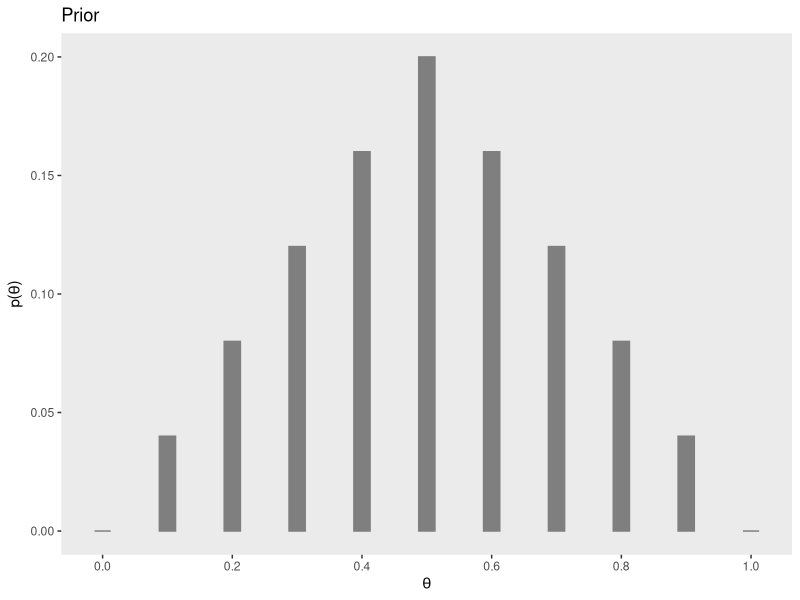
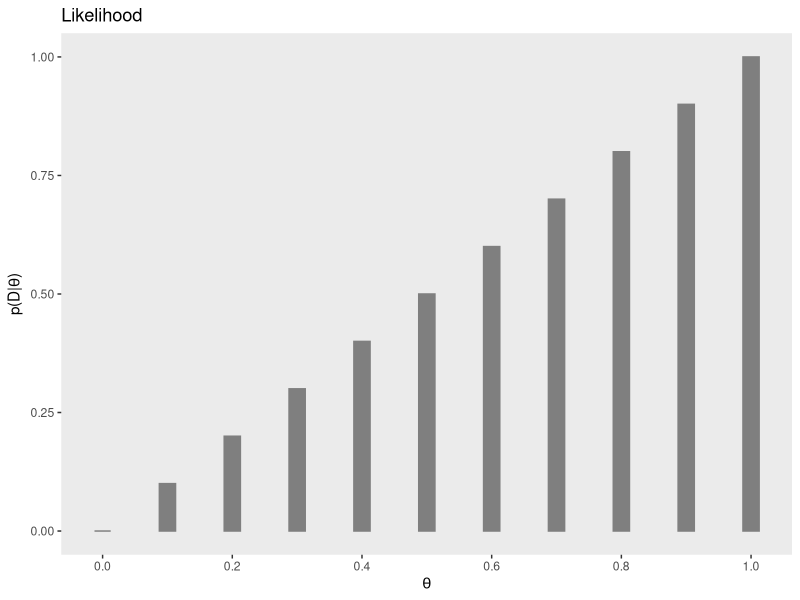
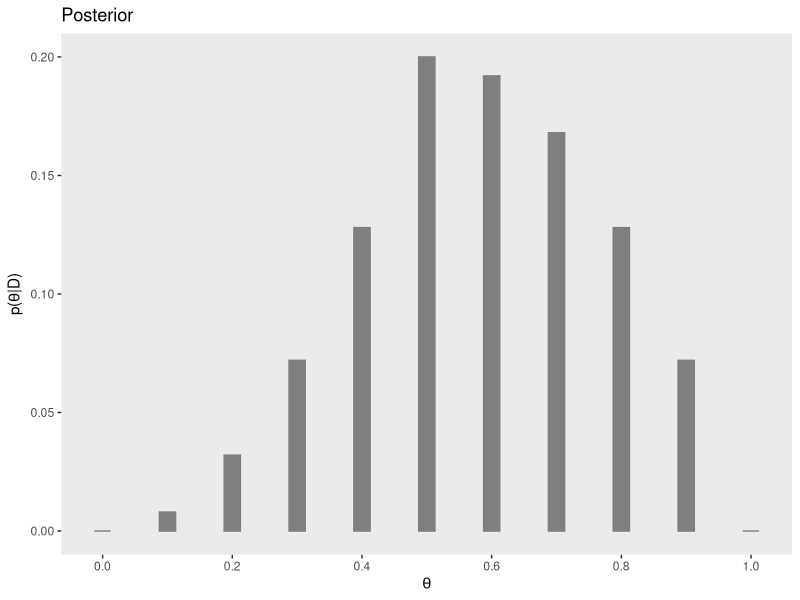
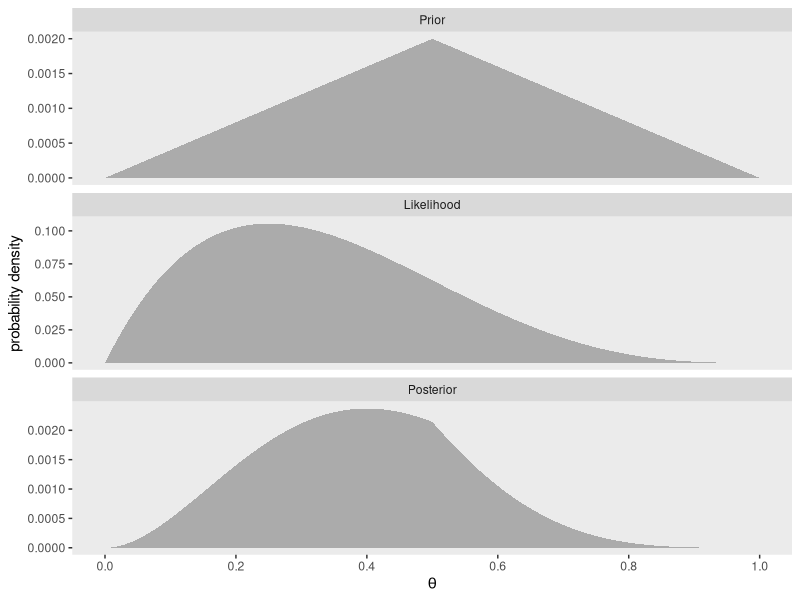
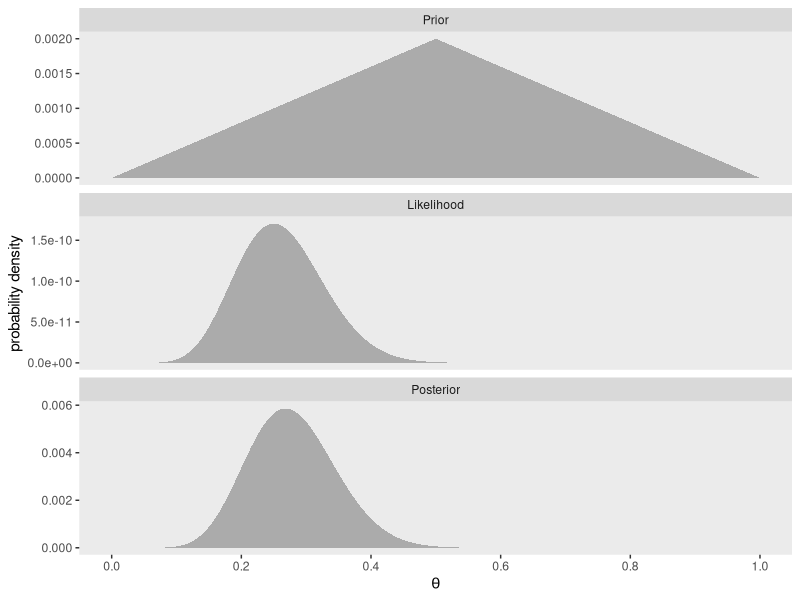
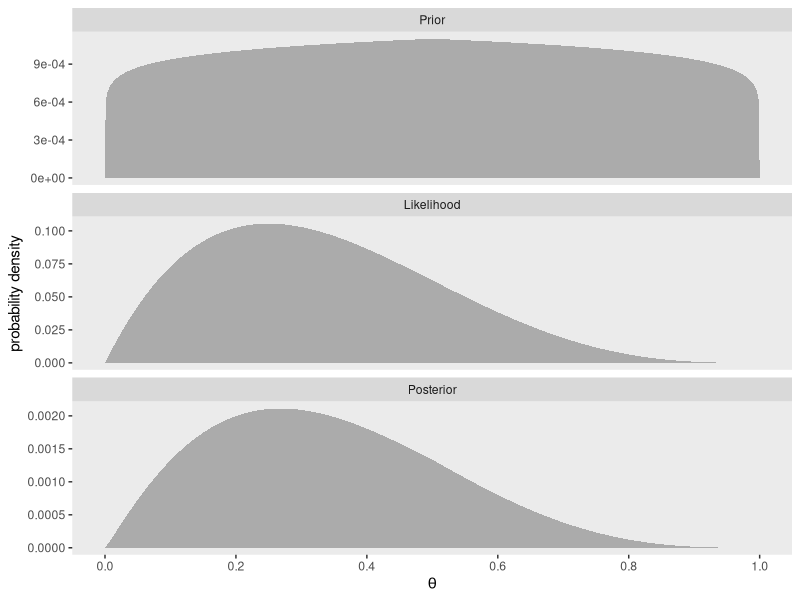
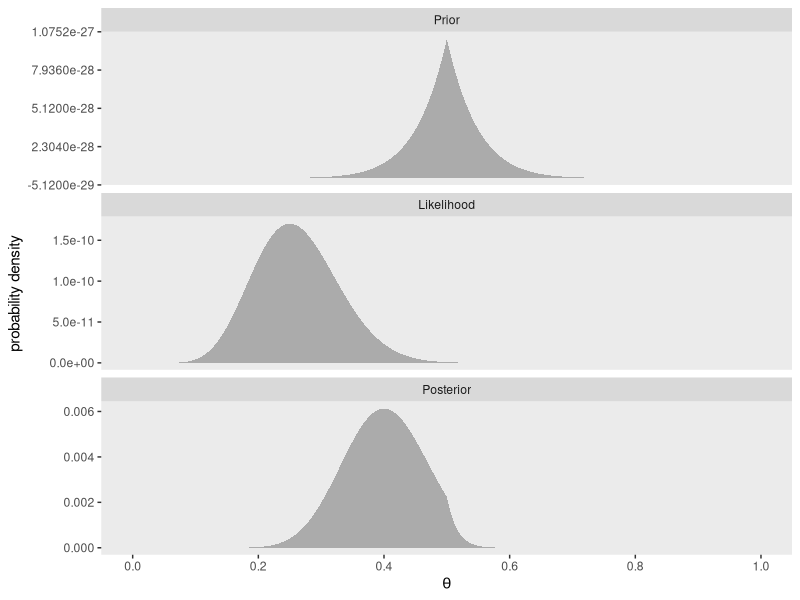

The R script that drew these images, in order:
## ---- chunk 1
library(tidyverse)

tibble(theta = seq(from   = 0,   to = 1,  by = .1),
       prior = c(seq(from = 0,   to = .2, length.out = 6),
                 seq(from = .16, to = 0,  length.out = 5))) %>%
  
  ggplot(aes(x = theta, y = prior)) +
  geom_col(width = .025, color = "grey50", fill = "grey50") +
  scale_x_continuous(breaks = seq(from = 0, to = 1, by = .2)) +
  labs(title = "Prior",
       x = expression(theta),
       y = expression(paste("p(", theta, ")"))) +
  theme(panel.grid = element_blank())
## ---- chunk 2
Bernoulli <- function(theta, y){
  return(theta^y * (1 - theta)^(1 - y))
}
## ---- chunk 3
theta_sequence <- seq(from = 0, to = 1, by = .1)

Bernoulli(theta = theta_sequence, y = 1)
## ---- chunk 4
tibble(x = theta_sequence) %>%
  mutate(likelihood = Bernoulli(theta = theta_sequence, y = 1)) %>% 
  
  ggplot(aes(x = x, y = likelihood)) +
  geom_col(width = .025, color = "grey50", fill = "grey50") +
  scale_x_continuous(breaks = seq(from = 0, to = 1, by = .2)) +
  labs(title = "Likelihood",
       x = expression(theta),
       y = expression(paste("p(D|", theta, ")"))) +
  theme(panel.grid = element_blank())
## ---- chunk 5
tibble(theta = theta_sequence,
       prior = c(seq(from = 0,   to = .2, length.out = 6),
                 seq(from = .16, to = 0,  length.out = 5))) %>%
  mutate(likelihood = Bernoulli(theta = theta_sequence, y = 1)) %>% 
  mutate(product    = prior * likelihood) %>% 
  summarise(marginal_likelihood = sum(product)) 
## ---- chunk 6
tibble(theta = theta_sequence,
       prior = c(seq(from = 0,   to = .2, length.out = 6),
                 seq(from = .16, to = 0,  length.out = 5))) %>%
  mutate(likelihood = Bernoulli(theta = theta_sequence, y = 1)) %>% 
  mutate(posterior  = (prior * likelihood) / .5) %>%
  
  ggplot(aes(x = theta, y = posterior)) +
  geom_col(width = .025, color = "grey50", fill = "grey50") +
  scale_x_continuous(breaks = seq(from = 0, to = 1, by = .2)) +
  labs(title = "Posterior",
       x = expression(theta),
       y = expression(paste("p(", theta, "|D)"))) +
  theme(panel.grid = element_blank())
## ---- chunk 7
Bernoulli_likelihood <- function(theta, data) {
  # theta = success probability parameter ranging from 0 to 1
  # data = the vector of data (i.e., a series of 0s and 1s)
  N   <- length(data)
  return(theta^sum(data) * (1 - theta)^(N - sum(data)))
  }
## ---- chunk 8
small_data <- rep(0:1, times = c(3, 1))

tibble(theta =   seq(from = 0,     to = 1, by = .001),
       Prior = c(seq(from = 0,     to = 1, length.out = 501),
                 seq(from = 0.998, to = 0, length.out = 500))) %>% 
  mutate(Prior      = Prior / sum(Prior),
         Likelihood = Bernoulli_likelihood(theta = theta,
                                           data  = small_data)) %>% 
  mutate(marginal_likelihood = sum(Prior * Likelihood)) %>% 
  mutate(Posterior           = (Prior * Likelihood) / marginal_likelihood) %>% 
  select(theta, Prior, Likelihood, Posterior) %>% 
  gather(key, value, -theta) %>% 
  mutate(key = factor(key, levels = c("Prior", "Likelihood", "Posterior"))) %>% 

  ggplot(aes(x = theta, ymin = 0, ymax = value)) +
  geom_ribbon(fill = "grey67") +
  scale_x_continuous(breaks = seq(from = 0, to = 1, by = .2)) +
  labs(x = expression(theta),
       y = "probability density") +
  theme(panel.grid = element_blank()) +
  facet_wrap(~key, scales = "free_y", ncol = 1)
## ---- chunk 9
large_data <- rep(0:1, times = c(30, 10))

tibble(theta =   seq(from = 0,     to = 1, by = .001),
       Prior = c(seq(from = 0,     to = 1, length.out = 501),
                 seq(from = 0.998, to = 0, length.out = 500))) %>% 
  mutate(Prior      = Prior / sum(Prior),
         Likelihood = Bernoulli_likelihood(theta = theta,
                                           data  = large_data)) %>% 
  mutate(marginal_likelihood = sum(Prior * Likelihood)) %>% 
  mutate(Posterior           = (Prior * Likelihood) / marginal_likelihood) %>% 
  select(theta, Prior, Likelihood, Posterior) %>% 
  gather(key, value, -theta) %>% 
  mutate(key = factor(key, levels = c("Prior", "Likelihood", "Posterior"))) %>% 
  
  ggplot(aes(x = theta, ymin = 0, ymax = value)) +
  geom_ribbon(fill = "grey67") +
  scale_x_continuous(breaks = seq(from = 0, to = 1, by = .2)) +
  labs(x = expression(theta),
       y = "probability density") +
  theme(panel.grid = element_blank()) +
  facet_wrap(~key, scales = "free_y", ncol = 1)
## ---- chunk 10
small_data <- rep(0:1, times = c(3, 1))

tibble(theta =   seq(from = 0,     to = 1, by = .001),
       Prior = c(seq(from = 0,     to = 1, length.out = 501),
                 seq(from = 0.998, to = 0, length.out = 500))) %>% 
  # here's the important line of code
  mutate(Prior = Prior^0.1) %>% 
  mutate(Prior = Prior / sum(Prior),
         Likelihood = Bernoulli_likelihood(theta = theta,
                                           data  = small_data)) %>% 
  mutate(marginal_likelihood = sum(Prior * Likelihood)) %>% 
  mutate(Posterior           = (Prior * Likelihood) / marginal_likelihood) %>% 
  select(theta, Prior, Likelihood, Posterior) %>% 
  gather(key, value, -theta) %>% 
  mutate(key = factor(key, levels = c("Prior", "Likelihood", "Posterior"))) %>% 

  ggplot(aes(x = theta, ymin = 0, ymax = value)) +
  geom_ribbon(fill = "grey67") +
  scale_x_continuous(breaks = seq(from = 0, to = 1, by = .2)) +
  labs(x = expression(theta),
       y = "probability density") +
  theme(panel.grid = element_blank()) +
  facet_wrap(~key, scales = "free_y", ncol = 1)
## ---- chunk 11
large_data <- rep(0:1, times = c(30, 10))

tibble(theta =   seq(from = 0,     to = 1, by = .001),
       Prior = c(seq(from = 0,     to = 1, length.out = 501),
                 seq(from = 0.998, to = 0, length.out = 500))) %>% 
  mutate(Prior      = Prior / sum(Prior),
         Likelihood = Bernoulli_likelihood(theta = theta,
                                           data  = large_data)) %>% 
  # here's the important line of code
  mutate(Prior               = Prior^10) %>% 
  mutate(marginal_likelihood = sum(Prior * Likelihood)) %>% 
  mutate(Posterior           = (Prior * Likelihood) / marginal_likelihood) %>% 
  select(theta, Prior, Likelihood, Posterior) %>% 
  gather(key, value, -theta) %>% 
  mutate(key = factor(key, levels = c("Prior", "Likelihood", "Posterior"))) %>% 
  
  ggplot(aes(x = theta, ymin = 0, ymax = value)) +
  geom_ribbon(fill = "grey67") +
  scale_x_continuous(breaks = seq(from = 0, to = 1, by = .2)) +
  labs(x = expression(theta),
       y = "probability density") +
  theme(panel.grid = element_blank()) +
  facet_wrap(~key, scales = "free_y", ncol = 1)
## ---- chunk 12
sessionInfo()
## ---- chunk 13
rm(Bernoulli, theta_sequence, Bernoulli_likelihood, small_data, large_data)
